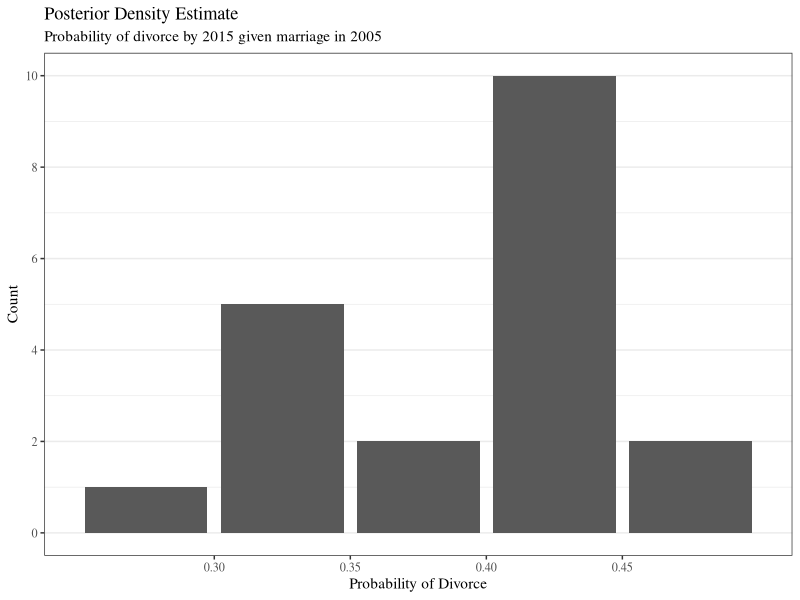

Here is the R script that generated this plot:
## ---- chunk 1

gr <- 2 / (1 + sqrt(5))

knitr::opts_chunk$set(echo = FALSE, warning = FALSE, fig.asp = gr)
options(knitr.kable.NA = '-')

rm(gr)
## ---- chunk 2

# Prep work ---------------------------------------------------------------

# Load libraries
library(ggplot2)
library(tibble)

# Helper functions
scale_integer <- function(x, n = 1) seq(ceiling(x[1]), floor(x[2]), by = n)

# Control randomness
set.seed(9876)

## ---- chunk 3

# Question 1 --------------------------------------------------------------

n_married <- 112
divorced_n_obs <- 43

divorced_prob_obs <- divorced_n_obs / n_married
divorced_dist <- function(n, p) rbinom(n, n_married, p)
divorced_prior_dist <- function(n) rbeta(n, 1, 1)

## ---- chunk 4

# Question 1a -------------------------------------------------------------

## ---- chunk 5

# Question 1b -------------------------------------------------------------

divorced_n_sims <- 1000

divorced_prob_draws <- divorced_prior_dist(divorced_n_sims)
divorced_dist_draws <- divorced_dist(divorced_n_sims, divorced_prob_draws)

divorced_post_dist <- divorced_prob_draws[divorced_dist_draws == divorced_n_obs]

divorced_post_tbl <- tibble(
  Mean = quantile(divorced_post_dist, .5),
  `95% Low` = quantile(divorced_post_dist, .025),
  `95% High` = quantile(divorced_post_dist, .975)
)

## ---- chunk 6
knitr::kable(
  divorced_post_tbl,
  booktabs = TRUE,
  digits = 3,
  caption = "Posterior distribution summary"
)

## ---- chunk 7

# Question 1c -------------------------------------------------------------

divorced_post_plot <- ggplot(data = NULL, aes(divorced_post_dist)) +
  geom_bar() +
  scale_x_binned(n.breaks = 6) +
  scale_y_continuous(breaks = function(x) scale_integer(x, 2)) +
  theme_bw() +
  theme(
    text = element_text(family = "serif"),
    panel.grid.major.x = element_blank()
  ) +
  labs(
    title = "Posterior Density Estimate",
    subtitle = "Probability of divorce by 2015 given marriage in 2005",
    x = "Probability of Divorce",
    y = "Count"
  )

divorced_post_plot

## ---- chunk 8

# Question 2 --------------------------------------------------------------

study_obs <- c(
   2.1, 9.8, 13.9, 11.3, 8.9, 15.7, 16.4, 4.5, 8.9, 11.9, 12.5, 11.1, 11.6,
  14.5, 9.6,  7.4,  3.3, 9.1,  9.4,  6.0, 7.4, 8.5,  1.6, 11.4,  9.7
)

study_sd_true <- 4
study_dist <- function(n, mean) rnorm(n, mean = mean, sd = study_sd_true)
study_prior_dist <- function(n) rnorm(n, mean = 10, sd = 3)

## ---- chunk 9

study_n_sims <- 1000

study_mean_draws <- study_prior_dist(study_n_sims)
study_dist_draws <- study_dist(study_n_sims, study_mean_draws)

study_post_dist <- study_mean_draws[study_dist_draws == mean(study_obs)]

study_post_tbl <- tibble(
  Mean = quantile(study_post_dist, .5),
  `95% Low` = quantile(study_post_dist, .025),
  `95% High` = quantile(study_post_dist, .975)
)


## ---- chunk 10
knitr::kable(
  study_post_tbl,
  booktabs = TRUE,
  digits = 3,
  caption = "Posterior distribution summary"
)

## ---- chunk 11
labs <- knitr::all_labels()
labs <- labs[!labs %in% c("setup", "toc", "getlabels", "allcode")]
